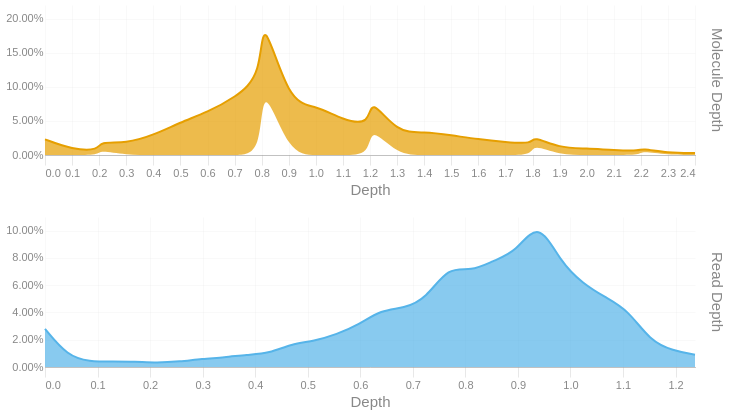

The notebook cell this image was saved under:
### Code cell
readdep = depth_hist(tb['Read Depth'], q99, 3)
readdep = readdep.with_columns(pl.lit('Read Depth').alias('Metric'))
if not SKIPLR:
    moldep = depth_hist(tb['Molecule Depth'], mol_q99, 1)
    moldep = moldep.with_columns(pl.lit('Molecule Depth').alias('Metric'))
    _hist = pl.concat([readdep, moldep])
    _hist = _hist.filter(pl.col('Proportion') != 0)
    with SafeRender(_hist):
        (
            alt.Chart(_hist)        
            .mark_area(interpolate = "basis")
            .encode(
                x=alt.X('Bin:Q').scale(domainMin=0).axis(alt.Axis(title='Depth')),
                y = alt.Y('Proportion:Q', title = None).axis(format = '.2%'),
                color = alt.Color('Metric:N').legend(None),
                row = alt.Row("Metric:N").header(title = None, labelOrient = 'right'),
                tooltip = [
                    alt.Tooltip("Metric:N", title = "Metric"),
                    alt.Tooltip('Interval:N', title = "Depth Interval"),
                    alt.Tooltip('Proportion:Q', title = "% Alignments").format('.2%')
                ]
            )
            .resolve_scale(x='independent', y='independent')
            .properties(
                height = 150, width = 650,
                usermeta={'embedOptions': {'downloadFileName': f'{samplename}.depth.hist'}}
            )
        ).display()
else:
    readdep = readdep.filter(pl.col('Proportion') != 0)
    with SafeRender(readdep):
        (
            alt.Chart(readdep)        
            .mark_area(interpolate = "basis")
            .encode(
                x=alt.X('Bin:Q').scale(domainMin=0).axis(alt.Axis(title='Depth')),
                y = alt.Y('Proportion:Q', title = None).axis(format = '.2%'),
                tooltip = [
                    alt.Tooltip('Interval:N', title = "Depth Interval"),
                    alt.Tooltip('Proportion:Q', title = "% Alignments").format('.2%')
                ]
            )
            .properties(
                usermeta={'embedOptions': {'downloadFileName': f'{samplename}.depth.hist'}}
            )
        ).display()

### Figure 1 — Vega-Lite specification as saved in the notebook (floating-point values rounded to 4 significant figures)
{"width": 650, "height": 150, "config": {"title": {"anchor": "start", "dy": -15, "fontSize": 18, "color": "#888888", "subtitleColor": "#888888", "subtitleFontSize": 14}, "arc": {"fill": "#0072B2"}, "axis": {"domainColor": "#888888", "domainWidth": 0.5, "gridWidth": 0.2, "grid": false, "titleFontWeight": 400, "titleFontSize": 15, "labelFontSize": 11, "labelColor": "#888888", "tickColor": "#888888", "tickWidth": 0.2, "titleColor": "#888888"}, "axisBand": {"grid": false}, "axisX": {"grid": true, "tickSize": 10, "domainCap": "round"}, "axisY": {"domain": false, "grid": true, "tickSize": 0, "domainCap": "round"}, "background": "transparent", "header": {"labelFontSize": 15, "labelColor": "#888888", "titleFontSize": 15, "titleFontWeight": 600, "titleColor": "#888888"}, "legend": {"labelFont": "sans-serif", "labelFontSize": 12, "labelColor": "#888888", "symbolSize": 100, "symbolType": "circle", "titleFontSize": 12, "titlePadding": 10, "titleColor": "#888888", "title": null}, "range": {"category": ["#E69F00", "#56B4E9", "#009E73", "#F0E442", "#0072B2", "#D55E00", "#CC79A7", "#000000"], "diverging": ["#cfe8f3", "#a2d4ec", "#73bfe2", "#46abdb", "#1696d2", "#12719e"]}, "area": {"fill": "#0072B2", "fillOpacity": 0.7, "line": true, "strokeOpacity": 0.7}, "line": {"color": "#0072B2", "stroke": "#0072B2", "strokeWidth": 2}, "trail": {"color": "#0072B2", "stroke": "#0072B2", "strokeWidth": 0, "size": 1}, "point": {"filled": true, "fillOpacity": 1.0, "size": 95}, "text": {"color": "#888888", "fontSize": 11, "align": "right", "fontWeight": 400, "size": 11}, "bar": {"fill": "#0072B2", "stroke": null}, "view": {"stroke": null, "continuousWidth": 660, "continuousHeight": 400}}, "data": {"name": "data-180558dc23f0760e4321fe10b3019b60"}, "mark": {"type": "area", "interpolate": "basis"}, "encoding": {"color": {"field": "Metric", "legend": null, "type": "nominal"}, "row": {"field": "Metric", "header": {"title": null, "labelOrient": "right"}, "type": "nominal"}, "tooltip": [{"field": "Metric", "title": "Metric", "type": "nominal"}, {"field": "Interval", "title": "Depth Interval", "type": "nominal"}, {"field": "Proportion", "format": ".2%", "title": "% Alignments", "type": "quantitative"}], "x": {"axis": {"title": "Depth"}, "field": "Bin", "scale": {"domainMin": 0}, "type": "quantitative"}, "y": {"axis": {"format": ".2%"}, "field": "Proportion", "title": null, "type": "quantitative"}}, "resolve": {"scale": {"x": "independent", "y": "independent"}}, "usermeta": {"embedOptions": {"downloadFileName": "S6_Altamaha_3951.depth.hist"}}, "$schema": "https://vega.github.io/schema/vega-lite/v6.1.0.json", "datasets": {"data-180558dc23f0760e4321fe10b3019b60": [{"Bin": 0.0, "Interval": "0.0-0.043", "Proportion": 0.028, "Metric": "Read Depth"}, {"Bin": 0.043, "Interval": "0.043-0.085", "Proportion": 0.008, "Metric": "Read Depth"}, {"Bin": 0.085, "Interval": "0.085-0.128", "Proportion": 0.004, "Metric": "Read Depth"}, {"Bin": 0.128, "Interval": "0.128-0.171", "Proportion": 0.004, "Metric": "Read Depth"}, {"Bin": 0.171, "Interval": "0.171-0.213", "Proportion": 0.004, "Metric": "Read Depth"}, {"Bin": 0.213, "Interval": "0.213-0.256", "Proportion": 0.003, "Metric": "Read Depth"}, {"Bin": 0.256, "Interval": "0.256-0.299", "Proportion": 0.004, "Metric": "Read Depth"}, {"Bin": 0.299, "Interval": "0.299-0.341", "Proportion": 0.006, "Metric": "Read Depth"}, {"Bin": 0.341, "Interval": "0.341-0.384", "Proportion": 0.007, "Metric": "Read Depth"}, {"Bin": 0.384, "Interval": "0.384-0.427", "Proportion": 0.009, "Metric": "Read Depth"}, {"Bin": 0.427, "Interval": "0.427-0.469", "Proportion": 0.01, "Metric": "Read Depth"}, {"Bin": 0.469, "Interval": "0.469-0.512", "Proportion": 0.017, "Metric": "Read Depth"}, {"Bin": 0.512, "Interval": "0.512-0.555", "Proportion": 0.019, "Metric": "Read Depth"}, {"Bin": 0.555, "Interval": "0.555-0.597", "Proportion": 0.024, "Metric": "Read Depth"}, {"Bin": 0.597, "Interval": "0.597-0.64", "Proportion": 0.031, "Metric": "Read Depth"}, {"Bin": 0.64, "Interval": "0.64-0.683", "Proportion": 0.042, "Metric": "Read Depth"}, {"Bin": 0.683, "Interval": "0.683-0.725", "Proportion": 0.043, "Metric": "Read Depth"}, {"Bin": 0.725, "Interval": "0.725-0.768", "Proportion": 0.05, "Metric": "Read Depth"}, {"Bin": 0.768, "Interval": "0.768-0.811", "Proportion": 0.074, "Metric": "Read Depth"}, {"Bin": 0.811, "Interval": "0.811-0.853", "Proportion": 0.07, "Metric": "Read Depth"}, {"Bin": 0.853, "Interval": "0.853-0.896", "Proportion": 0.078, "Metric": "Read Depth"}, {"Bin": 0.896, "Interval": "0.896-0.939", "Proportion": 0.084, "Metric": "Read Depth"}, {"Bin": 0.939, "Interval": "0.939-0.981", "Proportion": 0.108, "Metric": "Read Depth"}, {"Bin": 0.981, "Interval": "0.981-1.024", "Proportion": 0.077, "Metric": "Read Depth"}, {"Bin": 1.024, "Interval": "1.024-1.067", "Proportion": 0.061, "Metric": "Read Depth"}, {"Bin": 1.067, "Interval": "1.067-1.109", "Proportion": 0.051, "Metric": "Read Depth"}, {"Bin": 1.109, "Interval": "1.109-1.152", "Proportion": 0.042, "Metric": "Read Depth"}, {"Bin": 1.152, "Interval": "1.152-1.195", "Proportion": 0.019, "Metric": "Read Depth"}, {"Bin": 1.195, "Interval": "1.195-1.237", "Proportion": 0.012, "Metric": "Read Depth"}, {"Bin": 1.237, "Interval": "1.237-1.28", "Proportion": 0.009, "Metric": "Read Depth"}, {"Bin": 0.0, "Interval": "0.0-0.1", "Proportion": 0.023, "Metric": "Molecule Depth"}, {"Bin": 0.1, "Interval": "0.1-0.2", "Proportion": 0.008, "Metric": "Molecule Depth"}, {"Bin": 0.2, "Interval": "0.2-0.2", "Proportion": 0.007, "Metric": "Molecule Depth"}, {"Bin": 0.2, "Interval": "0.2-0.3", "Proportion": 0.013, "Metric": "Molecule Depth"}, {"Bin": 0.3, "Interval": "0.3-0.4", "Proportion": 0.017, "Metric": "Molecule Depth"}, {"Bin": 0.4, "Interval": "0.4-0.5", "Proportion": 0.029, "Metric": "Molecule Depth"}, {"Bin": 0.5, "Interval": "0.5-0.6", "Proportion": 0.048, "Metric": "Molecule Depth"}, {"Bin": 0.6, "Interval": "0.6-0.7", "Proportion": 0.063, "Metric": "Molecule Depth"}, {"Bin": 0.7, "Interval": "0.7-0.8", "Proportion": 0.084, "Metric": "Molecule Depth"}, {"Bin": 0.8, "Interval": "0.8-0.8", "Proportion": 0.116, "Metric": "Molecule Depth"}, {"Bin": 0.8, "Interval": "0.8-0.9", "Proportion": 0.099, "Metric": "Molecule Depth"}, {"Bin": 0.9, "Interval": "0.9-1.0", "Proportion": 0.075, "Metric": "Molecule Depth"}, {"Bin": 1.0, "Interval": "1.0-1.1", "Proportion": 0.073, "Metric": "Molecule Depth"}, {"Bin": 1.1, "Interval": "1.1-1.2", "Proportion": 0.051, "Metric": "Molecule Depth"}, {"Bin": 1.2, "Interval": "1.2-1.2", "Proportion": 0.044, "Metric": "Molecule Depth"}, {"Bin": 1.2, "Interval": "1.2-1.3", "Proportion": 0.042, "Metric": "Molecule Depth"}, {"Bin": 1.3, "Interval": "1.3-1.4", "Proportion": 0.032, "Metric": "Molecule Depth"}, {"Bin": 1.4, "Interval": "1.4-1.5", "Proportion": 0.034, "Metric": "Molecule Depth"}, {"Bin": 1.5, "Interval": "1.5-1.6", "Proportion": 0.029, "Metric": "Molecule Depth"}, {"Bin": 1.6, "Interval": "1.6-1.7", "Proportion": 0.023, "Metric": "Molecule Depth"}, {"Bin": 1.7, "Interval": "1.7-1.8", "Proportion": 0.019, "Metric": "Molecule Depth"}, {"Bin": 1.8, "Interval": "1.8-1.8", "Proportion": 0.016, "Metric": "Molecule Depth"}, {"Bin": 1.8, "Interval": "1.8-1.9", "Proportion": 0.012, "Metric": "Molecule Depth"}, {"Bin": 1.9, "Interval": "1.9-2.0", "Proportion": 0.01, "Metric": "Molecule Depth"}, {"Bin": 2.0, "Interval": "2.0-2.1", "Proportion": 0.01, "Metric": "Molecule Depth"}, {"Bin": 2.1, "Interval": "2.1-2.2", "Proportion": 0.007, "Metric": "Molecule Depth"}, {"Bin": 2.2, "Interval": "2.2-2.2", "Proportion": 0.006, "Metric": "Molecule Depth"}, {"Bin": 2.2, "Interval": "2.2-2.3", "Proportion": 0.004, "Metric": "Molecule Depth"}, {"Bin": 2.3, "Interval": "2.3-2.4", "Proportion": 0.003, "Metric": "Molecule Depth"}, {"Bin": 2.4, "Interval": "2.4-2.5", "Proportion": 0.003, "Metric": "Molecule Depth"}]}}
